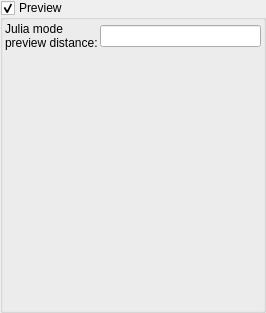
               <widget class="MyGroupBox" name="groupBox_julia_preview">
                <property name="title">
                 <string>Preview</string>
                </property>
                <property name="checkable">
                 <bool>true</bool>
                </property>
                <layout class="QVBoxLayout" name="verticalLayout_6">
                 <property name="spacing">
                  <number>2</number>
                 </property>
                 <property name="leftMargin">
                  <number>2</number>
                 </property>
                 <property name="topMargin">
                  <number>2</number>
                 </property>
                 <property name="rightMargin">
                  <number>2</number>
                 </property>
                 <property name="bottomMargin">
                  <number>2</number>
                 </property>
                 <item>
                  <layout class="QGridLayout" name="gridLayout_7">
                   <property name="topMargin">
                    <number>0</number>
                   </property>
                   <property name="spacing">
                    <number>2</number>
                   </property>
                   <item row="0" column="1">
                    <widget class="MyLineEdit" name="logedit_julia_preview_distance" />
                   </item>
                   <item row="0" column="0">
                    <widget class="QLabel" name="label_133">
                     <property name="text">
                      <string>Julia mode
preview distance:</string>
                     </property>
                    </widget>
                   </item>
                  </layout>
                 </item>
                 <item>
                  <widget class="cThumbnailWidget" name="previewwidget_julia" native="true">
                   <property name="minimumSize">
                    <size>
                     <width>256</width>
                     <height>256</height>
                    </size>
                   </property>
                  </widget>
                 </item>
                </layout>
               </widget>
